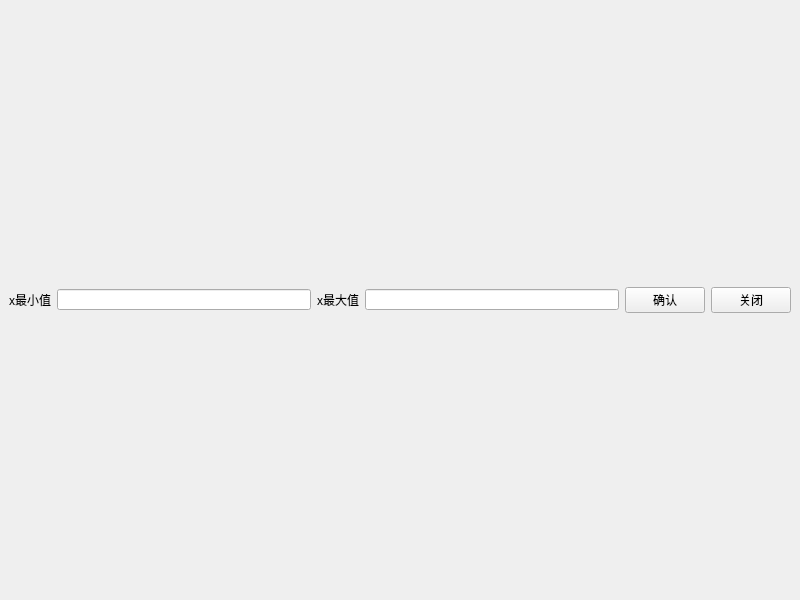
<?xml version="1.0" encoding="UTF-8"?>
<ui version="4.0">
 <class>draw_figure_window</class>
 <widget class="QMainWindow" name="draw_figure_window">
  <property name="geometry">
   <rect>
    <x>0</x>
    <y>0</y>
    <width>800</width>
    <height>600</height>
   </rect>
  </property>
  <property name="windowTitle">
   <string>MainWindow</string>
  </property>
  <widget class="QWidget" name="centralwidget">
   <layout class="QGridLayout" name="gridLayout">
    <item row="0" column="0">
     <layout class="QHBoxLayout" name="horizontalLayout">
      <item>
       <widget class="QLabel" name="label">
        <property name="maximumSize">
         <size>
          <width>16777215</width>
          <height>21</height>
         </size>
        </property>
        <property name="text">
         <string>x最小值</string>
        </property>
       </widget>
      </item>
      <item>
       <widget class="QLineEdit" name="lineEdit_xmin">
        <property name="maximumSize">
         <size>
          <width>16777215</width>
          <height>21</height>
         </size>
        </property>
       </widget>
      </item>
      <item>
       <widget class="QLabel" name="label_2">
        <property name="maximumSize">
         <size>
          <width>16777215</width>
          <height>21</height>
         </size>
        </property>
        <property name="text">
         <string>x最大值</string>
        </property>
       </widget>
      </item>
      <item>
       <widget class="QLineEdit" name="lineEdit_xmax">
        <property name="maximumSize">
         <size>
          <width>16777215</width>
          <height>21</height>
         </size>
        </property>
       </widget>
      </item>
      <item>
       <widget class="QPushButton" name="pushButton">
        <property name="text">
         <string>确认</string>
        </property>
       </widget>
      </item>
      <item>
       <widget class="QPushButton" name="pushButton_2">
        <property name="text">
         <string>关闭</string>
        </property>
       </widget>
      </item>
     </layout>
    </item>
   </layout>
  </widget>
 </widget>
 <resources/>
 <connections>
  <connection>
   <sender>lineEdit_xmin</sender>
   <signal>returnPressed()</signal>
   <receiver>pushButton</receiver>
   <slot>click()</slot>
   <hints>
    <hint type="sourcelabel">
     <x>196</x>
     <y>297</y>
    </hint>
    <hint type="destinationlabel">
     <x>683</x>
     <y>299</y>
    </hint>
   </hints>
  </connection>
  <connection>
   <sender>lineEdit_xmax</sender>
   <signal>returnPressed()</signal>
   <receiver>pushButton</receiver>
   <slot>click()</slot>
   <hints>
    <hint type="sourcelabel">
     <x>518</x>
     <y>297</y>
    </hint>
    <hint type="destinationlabel">
     <x>683</x>
     <y>299</y>
    </hint>
   </hints>
  </connection>
  <connection>
   <sender>pushButton_2</sender>
   <signal>clicked()</signal>
   <receiver>draw_figure_window</receiver>
   <slot>close()</slot>
   <hints>
    <hint type="sourcelabel">
     <x>753</x>
     <y>299</y>
    </hint>
    <hint type="destinationlabel">
     <x>399</x>
     <y>299</y>
    </hint>
   </hints>
  </connection>
 </connections>
</ui>
